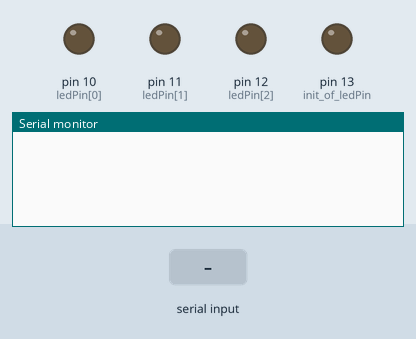
The sketch below on a simulated Arduino Uno, built with avr-gcc and run on an emulated ATmega328P. Shown: output pins drawn as LEDs (lit = HIGH), the last lines printed to the serial monitor. Inputs (shaded band) come from the test bench.

Above: at 1.4 s.
1.5 s: "SET \n" received over Serial
At 1.9 s:
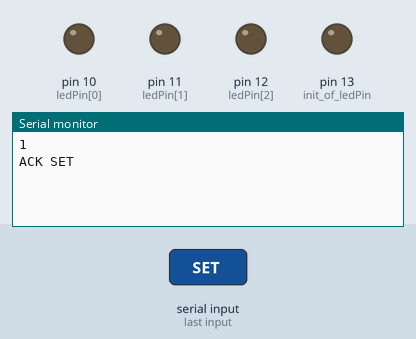
3.0 s: byte 10 ('\n') received over Serial
At 4.1 s:
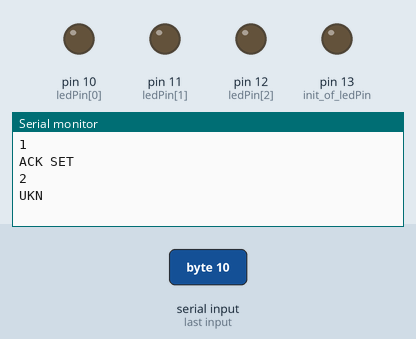
4.5 s: "GET \n" received over Serial
At 5.7 s:
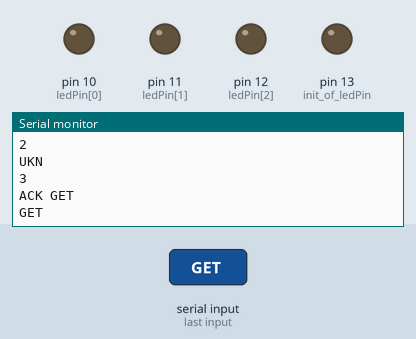

The sketch:

BacASable.ino
```cpp
/*
  Filename: BacASable.ino
  Author: Tristan Beau ( tristan.beau@univ-paris-diderot.fr )
  Date: November 2017
  Description: Some trials...
*/
#include "Manager.h"

enum ledColor { green, yellow, red };
const int ledPin[] = {10,11,12} ;
int gState=0;

String inputString = "";         // a string to hold incoming data
boolean stringComplete = false;  // whether the string is complete

void (*softReset) (void) = 0; //declare reset function at address 0

void setLed(enum ledColor col, int v) {
  digitalWrite(ledPin[col],v);
  gState &= v << col;
}

Manager m;

// --- Init----- -------------------------------------------------
void setup(void)
{
  int i;

  Serial.begin(9600); //init serial comm
  inputString.reserve(200);

  pinMode(LED_BUILTIN,OUTPUT); //init of ledPin
  for (i=green; i<=red; i++) {
    pinMode(ledPin[i],OUTPUT);
    setLed((enum ledColor)i,LOW);
  }

  delay(200); //wait a bit
}


// --- Main loop -------------------------------------------------
void loop(void)
{
   if (stringComplete) {
    m.go();
    Serial.println(m.truc);
    if ( ! strncmp ( inputString.c_str(), "SET ", 4 ) ) {
      Serial.println("ACK SET");
    }
    else if ( !strncmp ( inputString.c_str(), "GET ", 4 ) ) {
      Serial.println("ACK GET");
      char b[500];
      char *str,*p;
      p=b;
      sprintf(b,"%s",inputString.c_str());
      while ((str = strtok_r(p, " ", &p)) != NULL) // delimiter is the semicolon
        Serial.println(str);
    }
    else if ( !strncmp ( inputString.c_str(), "RST", 3 ) ) {
      Serial.println("ACK RESET");
      softReset();
    }
    else {
      Serial.println("UKN");
    }
    // clear the string:
    inputString = "";
    stringComplete = false;
  }
}

void serialEvent() {
  while (Serial.available()) {
    // get the new byte:
    char inChar = (char)Serial.read();
    // add it to the inputString:
    inputString += inChar;
    // if the incoming character is a newline, set a flag
    // so the main loop can do something about it:
    if (inChar == '\n') {
      stringComplete = true;
      inputString.toUpperCase();
    }
  }
}
```

Manager.cpp
```cpp
#include "Manager.h"

void Manager::go() {
  truc++;
}

Manager::~Manager() { }
```

Manager.h
```cpp
#ifndef _MANAGER_H_
#define _MANAGER_H_

class Manager {
public:
  int truc;
  Manager() {truc=0; };
  ~Manager();
  void go();
} ;

#endif
```

Measured:
- after the input at 1.5 s, the serial monitor: prints a new line at once (image 1)
- after the input at 3.0 s, the serial monitor: prints a new line at once (image 2)
- after the input at 4.5 s, the serial monitor: prints a new line at once (image 3)
